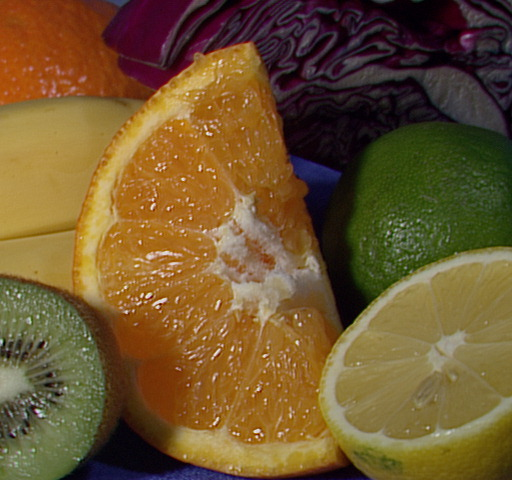
#> input picture notebooks/fruits.jpg, 512 x 480 px
$ jupyter execute thresholding.ipynb
#> lines starting #> are read from the running program, lines starting #| are printed output that depends on the picture; after the words box and inside, x2 and y2 are one past the last pixel; in counts of white or black regions, pixels touching at a corner belong together
# Thresholding, Adaptive Thresholding, And Binarization

Check the below code for complete implementation. For more information, check this [link](https://docs.opencv.org/3.4/d7/d4d/tutorial_py_thresholding.html).

[cell 1]
import cv2
import numpy as np
import matplotlib.pyplot as plt

# Load our new image
image = cv2.imread('fruits.jpg', 0)
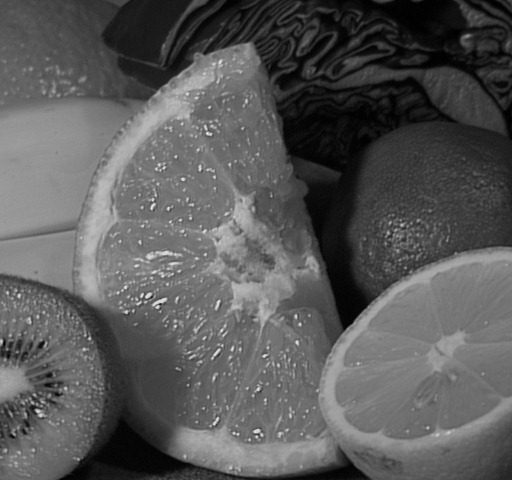
#> image: shape (480, 512); min 0, max 238, mean 88.7
plt.figure(figsize=(30, 30))
plt.subplot(3, 2, 1)
plt.title("Original")
plt.imshow(image)
ret,thresh1 = cv2.threshold(image, 127, 255, cv2.THRESH_BINARY)
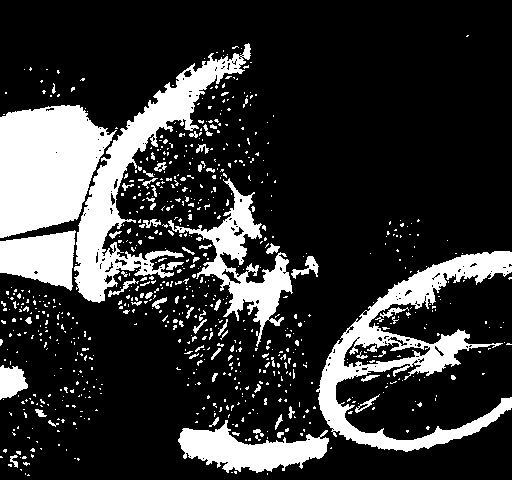
#> thresh1: shape (480, 512); 20.7% white; 772 white regions (701 under 20 px), largest, box (x1, y1, x2, y2) and area: (0, 105, 117, 238) 11075, (316, 251, 512, 452) 10496, (74, 43, 251, 303) 9553
plt.subplot(3, 2, 2)
plt.title("Threshold Binary")
plt.imshow(thresh1)
image = cv2.GaussianBlur(image, (3, 3), 0)
thresh = cv2.adaptiveThreshold(image, 255, cv2.ADAPTIVE_THRESH_MEAN_C, cv2.THRESH_BINARY, 3, 5)
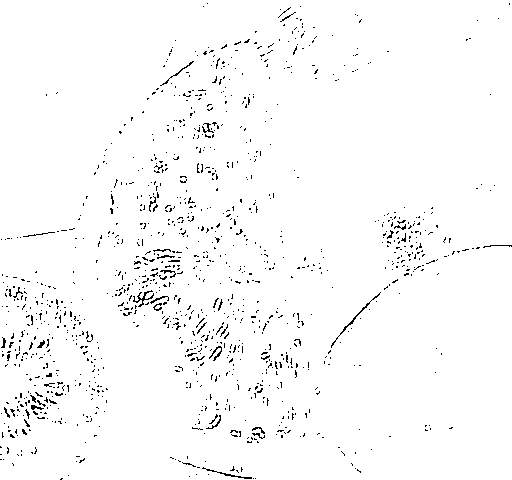
#> thresh: shape (480, 512); 97.7% white; black in thin lines or dots
plt.subplot(3, 2, 3)
plt.title("Adaptive Mean Thresholding")
plt.imshow(thresh)
_, th2 = cv2.threshold(image, 0, 255, cv2.THRESH_BINARY + cv2.THRESH_OTSU)
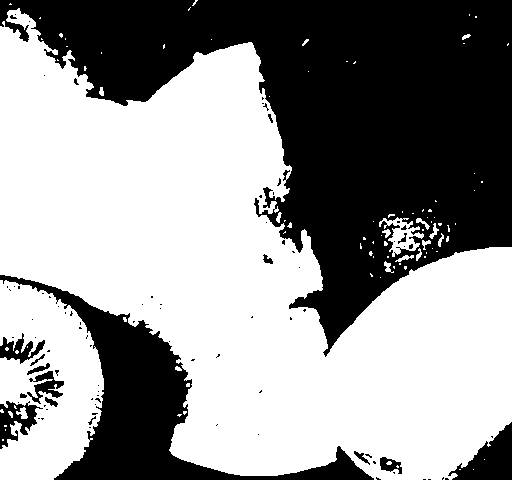
#> th2: shape (480, 512); 58.1% white; 90 black regions (74 under 20 px), largest, box (x1, y1, x2, y2) and area: (0, 0, 512, 357) 81271, (0, 275, 374, 480) 16732, (448, 422, 512, 480) 1877
plt.subplot(3, 2, 4)
plt.title("Otsu's Thresholding")
plt.imshow(th2)
plt.subplot(3, 2, 5)
blur = cv2.GaussianBlur(image, (5,5), 0)
_, th3 = cv2.threshold(blur, 0, 255, cv2.THRESH_BINARY + cv2.THRESH_OTSU)
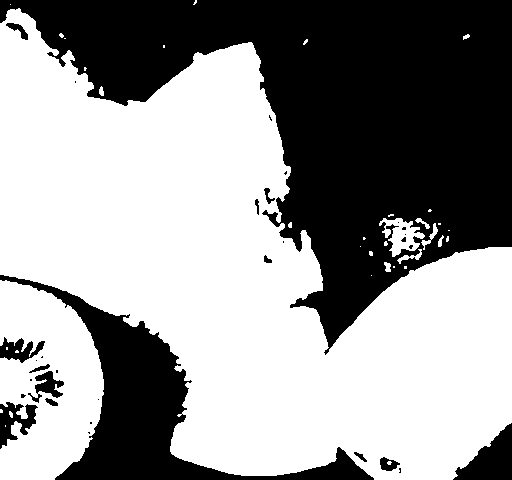
#> th3: shape (480, 512); 58.7% white; 32 black regions (18 under 20 px), largest, box (x1, y1, x2, y2) and area: (0, 0, 512, 355) 80478, (0, 275, 374, 480) 16461, (453, 423, 512, 480) 1802
plt.title("Guassian Otsu's Thresholding")
plt.imshow(th3)
plt.show()

$ run again, with notebooks/building.jpg copied over notebooks/fruits.jpg
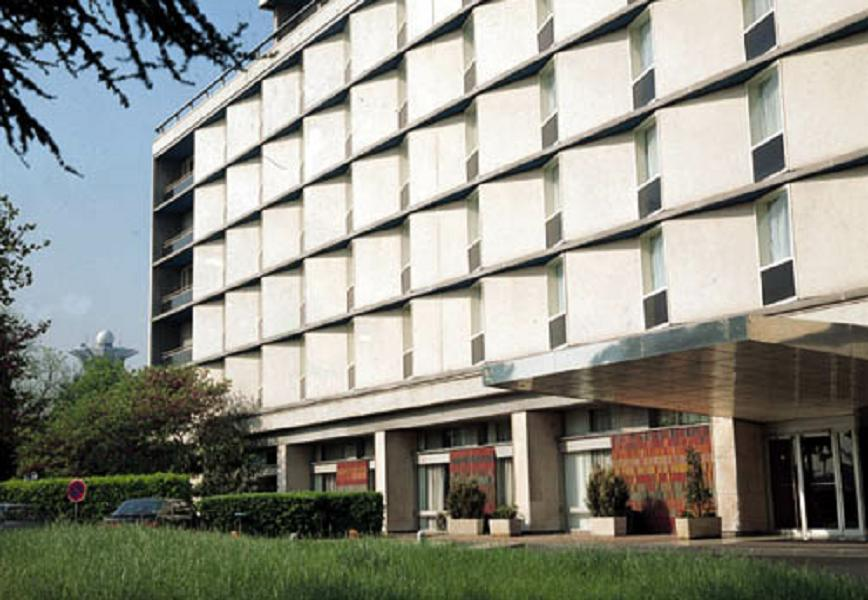
#> input picture notebooks/building.jpg, 868 x 600 px
#> `ret,thresh1 = cv2.threshold(image, 127, 255, cv2.THRESH_BINARY)`:
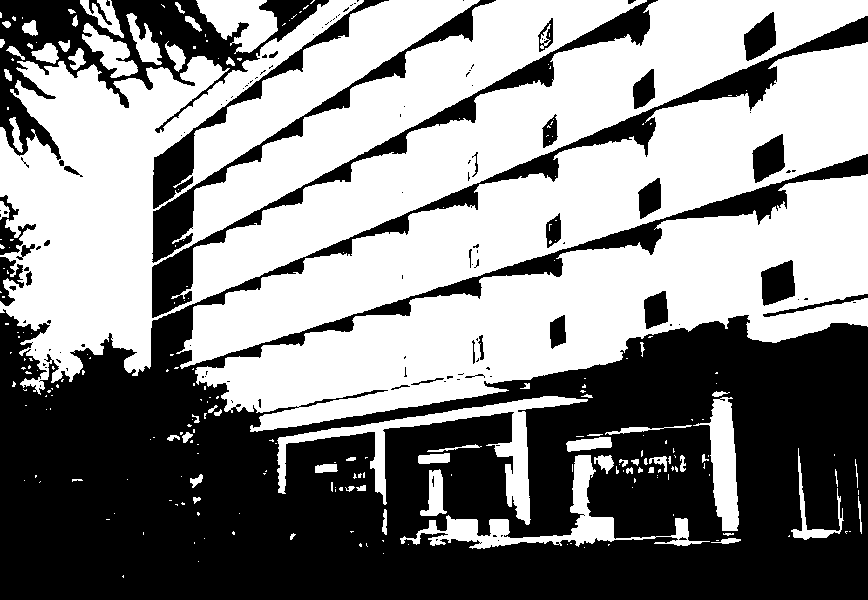
#> thresh1: shape (600, 868); 53.4% white; 127 black regions (93 under 20 px), largest, box (x1, y1, x2, y2) and area: (0, 16, 868, 600) 200174, (0, 0, 329, 160) 15528, (152, 0, 658, 318) 8138
#> thresh: shape (600, 868); 93.4% white; black in thin lines or dots
#> th2: shape (600, 868); 51.3% white; 74 black regions (45 under 20 px), largest, box (x1, y1, x2, y2) and area: (0, 15, 868, 600) 207470, (0, 0, 329, 177) 17179, (152, 0, 497, 263) 10011
#> `_, th3 = cv2.threshold(blur, 0, 255, cv2.THRESH_BINARY + cv2.THRESH_OT..`:
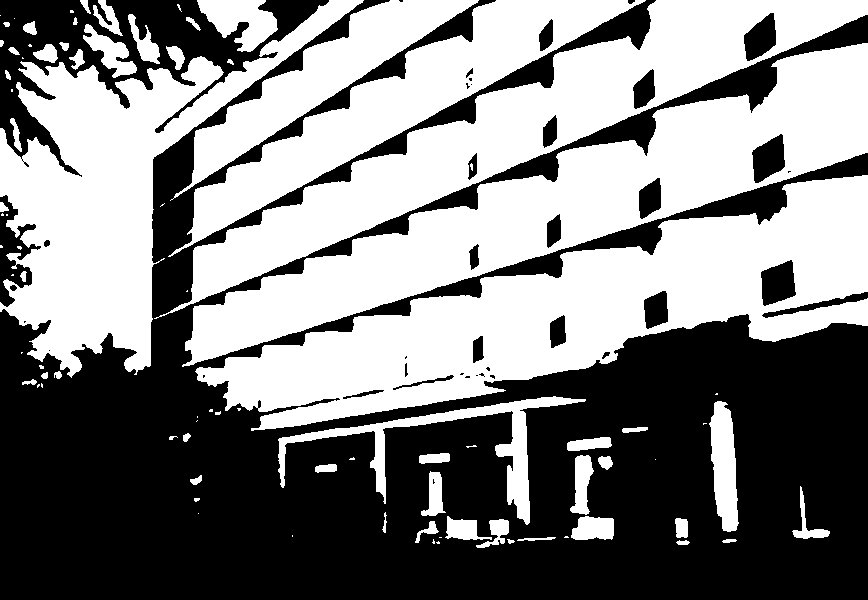
#> th3: shape (600, 868); 51.1% white; 41 black regions (16 under 20 px), largest, box (x1, y1, x2, y2) and area: (0, 0, 868, 600) 226887, (0, 0, 329, 177) 17692, (0, 195, 41, 307) 1839

$ run again, with notebooks/butterfly.jpg copied over notebooks/fruits.jpg
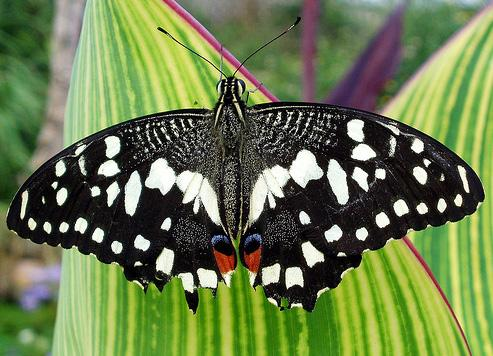
#> input picture notebooks/butterfly.jpg, 493 x 356 px
#> `ret,thresh1 = cv2.threshold(image, 127, 255, cv2.THRESH_BINARY)`:
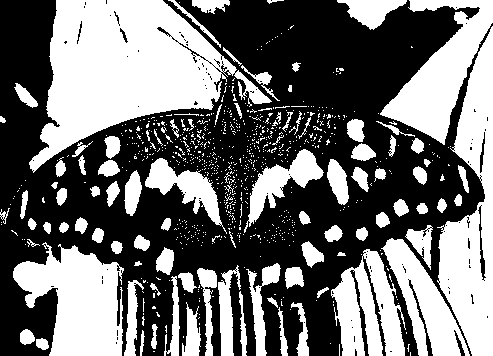
#> thresh1: shape (356, 493); 43.6% white; 834 white regions (738 under 20 px), largest, box (x1, y1, x2, y2) and area: (29, 0, 272, 173) 19953, (437, 26, 493, 356) 9927, (13, 242, 124, 356) 7891
#> thresh: shape (356, 493); 89.6% white; black in thin lines or dots
#> th2: shape (356, 493); 48.9% white; 226 white regions (137 under 20 px), largest, box (x1, y1, x2, y2) and area: (27, 0, 272, 172) 20669, (330, 0, 493, 356) 20325, (2, 239, 202, 356) 12907
#> `_, th3 = cv2.threshold(blur, 0, 255, cv2.THRESH_BINARY + cv2.THRESH_OT..`:
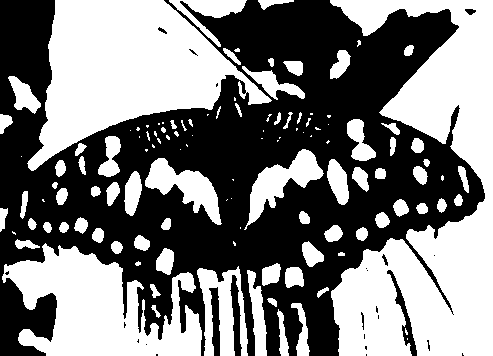
#> th3: shape (356, 493); 48.8% white; 121 white regions (44 under 20 px), largest, box (x1, y1, x2, y2) and area: (330, 0, 493, 356) 30907, (27, 0, 272, 171) 20714, (2, 243, 202, 356) 12858

$ run again, with notebooks/home.jpg copied over notebooks/fruits.jpg
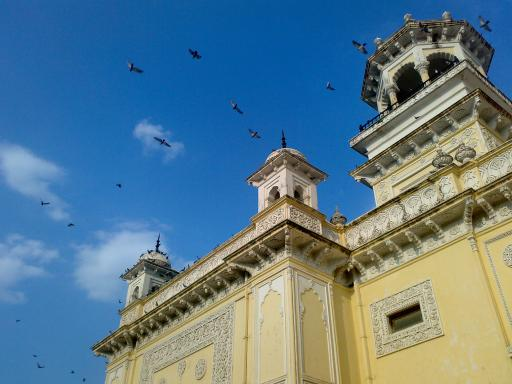
#> input picture notebooks/home.jpg, 512 x 384 px
#> `ret,thresh1 = cv2.threshold(image, 127, 255, cv2.THRESH_BINARY)`:
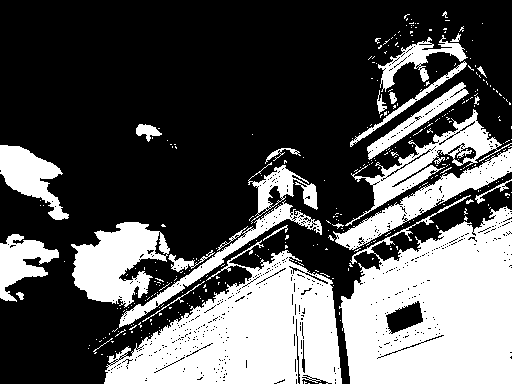
#> thresh1: shape (384, 512); 34.5% white; 342 white regions (315 under 20 px), largest, box (x1, y1, x2, y2) and area: (339, 195, 512, 384) 22838, (104, 240, 342, 384) 18663, (71, 222, 170, 308) 4941
#> thresh: shape (384, 512); 93.1% white; black in thin lines or dots
#> th2: shape (384, 512); 34.5% white; 132 white regions (98 under 20 px), largest, box (x1, y1, x2, y2) and area: (341, 207, 512, 384) 22789, (104, 250, 342, 384) 19138, (72, 222, 167, 307) 4738
#> `_, th3 = cv2.threshold(blur, 0, 255, cv2.THRESH_BINARY + cv2.THRESH_OT..`:
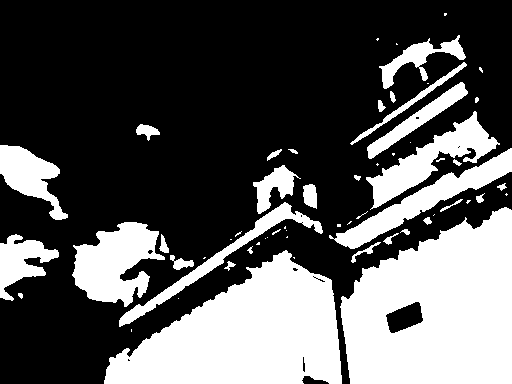
#> th3: shape (384, 512); 34.3% white; 61 white regions (29 under 20 px), largest, box (x1, y1, x2, y2) and area: (340, 207, 512, 384) 22851, (104, 250, 342, 384) 19332, (72, 222, 165, 307) 4729
